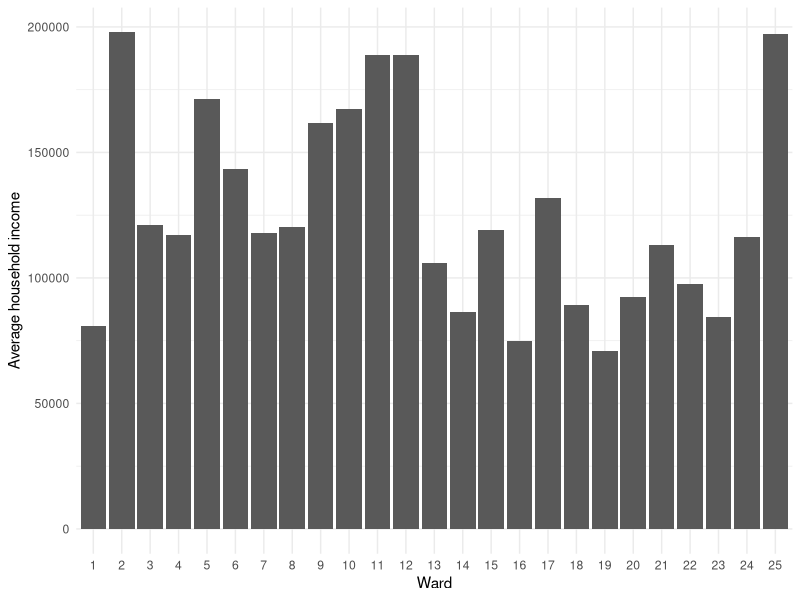
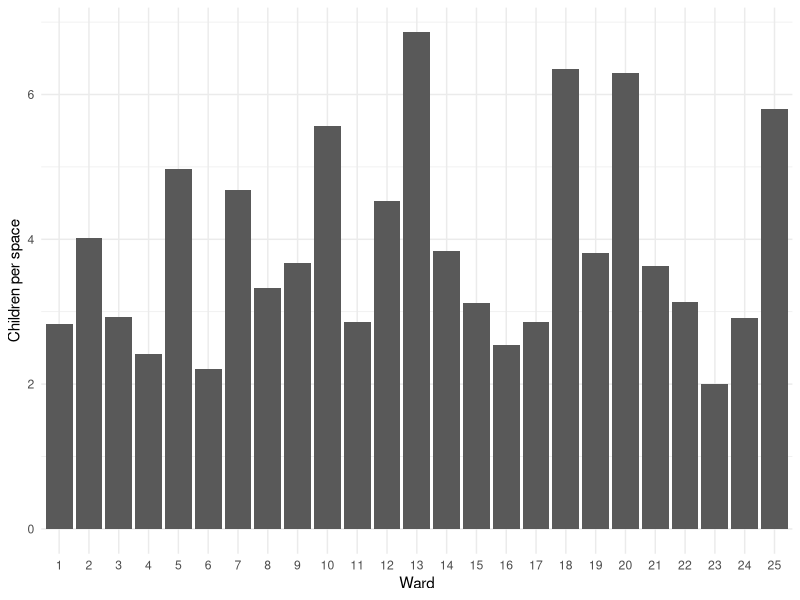
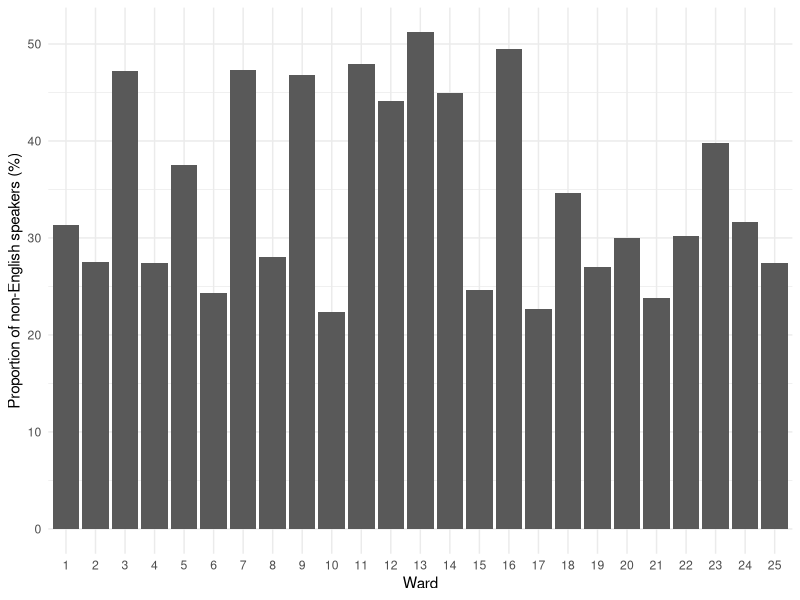
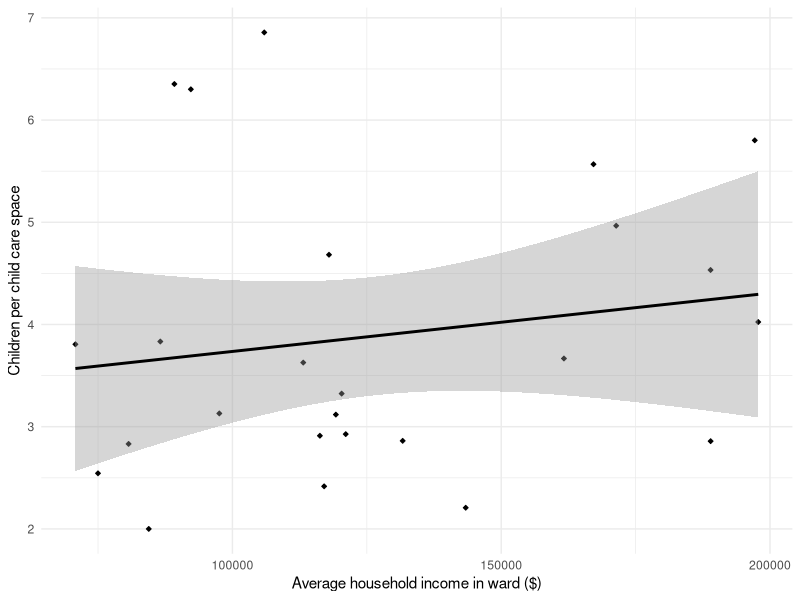
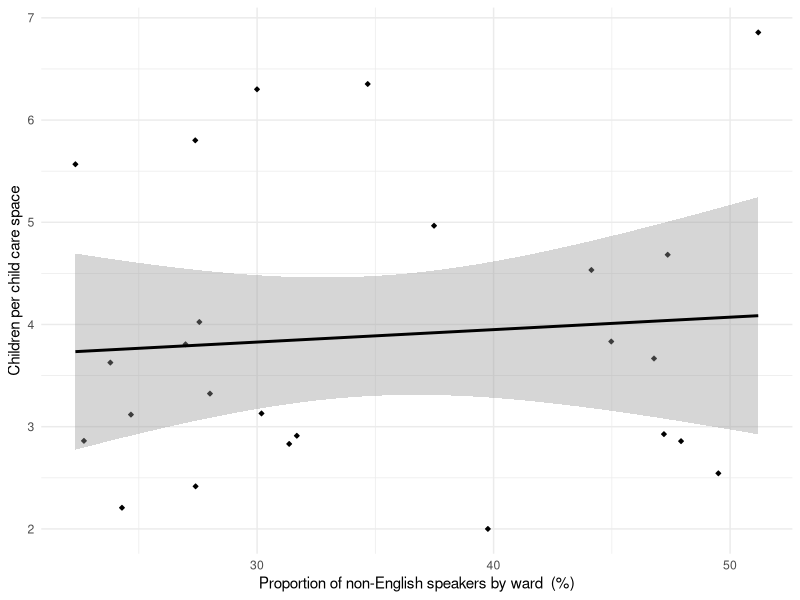

Here is the R script that generated these plots, in order:
#### Preamble ####
# Purpose: Simulates Toronto ward and childcare data 
# Author: Thomas Fox
# Date: 3 April 2024
# Contact: thomas.fox@mail.utoronto.ca
# License: MIT
# Pre-requisites: n/a
# Any other information needed? n/a


#### Workspace setup ####

library(tidyverse)


#### Build simulated data ####

set.seed(456)

#### Simulate data ####

simulated_ward_data <-
  tibble(
    sim_ward = sample(
      x = c(1:25),
      size = 25,
      replace = FALSE),
    
    sim_children = sample(
      x = c(10000:25000),
      size = 25,
      replace = TRUE),
    
    sim_spaces = sample(
      x = c(3000:7000),
      size = 25,
      replace = TRUE),
  
    sim_income = sample(
      x = c(70000:200000),
      size = 25,
      replace = TRUE),
    
    sim_non_english = sample(
      x = c(20000:50000),
      size = 25,
      replace = TRUE),
    
    sim_total_population = sample(
      x = c(90000:110000),
      size = 25,
      replace = TRUE)
    )

# Arrange data by ward number
simulated_ward_data <- 
  simulated_ward_data |>
  arrange(sim_ward)

#### Graph simulated data ####

# Average income by ward
simulated_ward_data |>
  ggplot(aes(x = factor(sim_ward), y = sim_income)) +
  geom_bar(stat = "identity") +
  theme_minimal() +
  labs(x = "Ward", y = "Average household income") 

# Child per space by ward
simulated_ward_data |>
  ggplot(aes(x = factor(sim_ward), y = sim_children/sim_spaces)) +
  geom_bar(stat = "identity") +
  theme_minimal() +
  labs(x = "Ward", y = "Children per space") 

# Proportion of non-English speakers by ward
simulated_ward_data |>
  ggplot(aes(x = factor(sim_ward), y = sim_non_english/sim_total_population*100)) +
  geom_bar(stat = "identity") +
  theme_minimal() +
  labs(x = "Ward", y = "Proportion of non-English speakers (%)") 

# Average household income and children per child care space by ward
simulated_ward_data |>
  ggplot(aes(x = sim_income, y = sim_children/sim_spaces)) +
  geom_point(fill = "black", size = 1, shape = 23) +
  geom_smooth(method = lm, color = "black") +
  theme_minimal() +
  labs(x = "Average household income in ward ($)", y = "Children per child care space") 

# Non-English speaking population and children per child care space by ward
simulated_ward_data |>
  ggplot(aes(x = sim_non_english/sim_total_population*100, y = sim_children/sim_spaces)) +
  geom_point(fill = "black", size = 1, shape = 23) +
  geom_smooth(method = lm, color = "black") +
  theme_minimal() +
  labs(x = "Proportion of non-English speakers by ward  (%)", y = "Children per child care space") 

#### Test simulated data ####

if (nrow(simulated_ward_data) != 25) {
  print("Number of wards is incorrect")
}

if (min(simulated_ward_data$sim_ward) <= 0) {
  print("Ward number column contains negative value")
}

if (max(simulated_ward_data$sim_ward) > 25 ) {
  print("Ward column contains value greater than 25")
}

if (min(simulated_ward_data$sim_children) < 10000) {
  print("Child population column contains value under lower limit")
}

if (max(simulated_ward_data$sim_children) > 25000) {
  print("Child population column contains value above upper limit")
}

if (min(simulated_ward_data$sim_spaces) < 3000) {
  print("Child care spaces column contains value under lower limit")
}

if (max(simulated_ward_data$sim_spaces) > 7000) {
  print("Child care spaces column contains value above upper limit")
}

if (min(simulated_ward_data$sim_income) < 70000) {
  print("Average household income column contains value under lower limit")
}

if (max(simulated_ward_data$sim_income) > 200000) {
  print("Average household income column contains value above upper limit")
}

if (min(simulated_ward_data$sim_non_english) < 20000) {
  print("Non enlgish speaking population column contains value under lower limit")
}

if (max(simulated_ward_data$sim_non_english) > 50000) {
  print("Non enlgish speaking population column contains value above upper limit")
}

if (min(simulated_ward_data$sim_total_population) < 90000) {
  print("Total population column contains value under lower limit")
}

if (max(simulated_ward_data$sim_total_population) > 110000) {
  print("Total population column contains value above upper limit")
}

